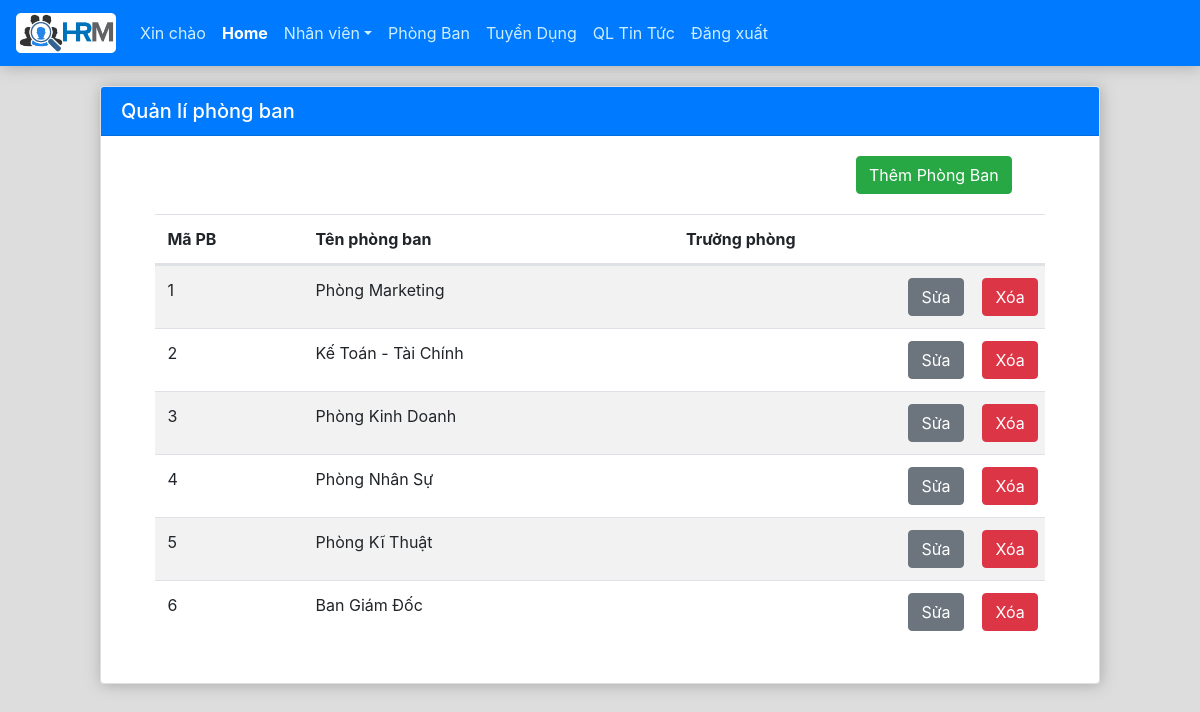
The page /view/quanliphongban.php (signed in) on the database as committed earlier.
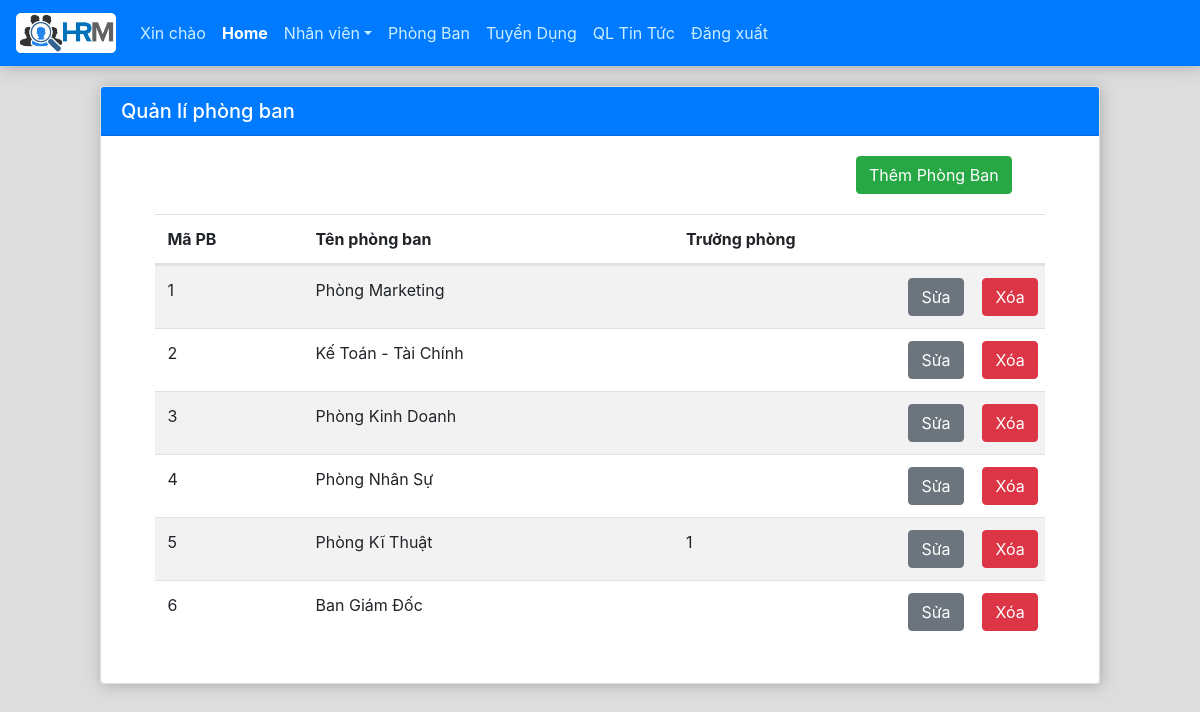
The same page on the database as committed later.
### tables this page shows
CREATE TABLE `phongban` (
  `MAPB` int(10) NOT NULL,
  `TenPB` varchar(50) NOT NULL,
  `trphg` int(10) DEFAULT NULL
);

### database/database.php (called while the page is built, shortened)
<?php
    class database
    {
        var $host = 'localhost';
        var $userdb = 'root';
        var $passworddb = '';
        var $database = 'hrm_web';
        var $conn = "";
        var $_sql = "";
        function __construct()
        {
            $this->conn = mysqli_connect($this->host,$this->userdb,$this->passworddb,$this->database) or die ('Cannot connect to server');
            mysqli_query($this->conn,"SET NAME 'UTF8'");
            mysqli_set_charset($this->conn,"utf8");
        }
        public function setQuery($sql)
        {
            $this->_sql = $sql;
        }
        public function countRows()
        {
            $query = mysqli_query($this->conn,$this->_sql);
            $result = mysqli_num_rows($query);
            return $result;
        }
        public function loadRowArray()
        {
            $query = mysqli_query($this->conn,$this->_sql);
            return $row = mysqli_fetch_all($query);
        }
    }
?>

### controller/c_phongban.php (called while the page is built, shortened)
<?php
    include("../model/m_phongban.php");
    class phongban_controller
    {
                ?>
                    <?php
        public function showPhongBan()
        {
            $truyvan = new truyvanphongban();
            $truyvan->selectAll();
            return $truyvan->row;
        }
    }
?>

### model/m_phongban.php (called while the page is built, shortened)
<?php
    include("../database/database.php");
    class truyvanphongban extends database
    {
        public function selectAll() {
            $sql = "SELECT * FROM `phongban`";
            $this->row = $this->loadRowArray();
            $this->num_rows = $this->countRows();
        }
    }
?>

### view/quanliphongban.php (the view, shortened to what this page needs)
<?php
    include("../controller/c_phongban.php");
    $phongban = new phongban_controller();
?>
<!DOCTYPE html>
<html lang="en">
<head>
    <link rel="stylesheet" href="fontawesome-free-5.5.0-web/css/all.css" type="text/css">
    <link rel="stylesheet" type="text/css" href="bootstrap/css/bootstrap.css">
    <link rel="stylesheet" type="text/css" href="css/home.css" />
    <link rel="stylesheet" href="css/quanliphongban.css" type="text/css">
</head>
<body conload="window.print();">
    <?php include("navbar.php");?>
    <div class="container-fluid">
            <?php
                $phongban->showMessage();
            ?>
        <div class="row justify-content-center">
            <div class="card card-quanliphongban">
                <h5 class="card-header bg-primary">
                    Quản lí phòng ban
                </h5>
                <div class="card-body">
                    <div class="row">
                        <button type="button" class="btn btn-success" id="btnThemPB">Thêm
                            Phòng Ban</button>
                    </div>
                    <div class="row div-phongban">
                        <table id="table-phongban" class="table table-striped">
                            <thead>
                                <tr class="d-flex">
                                    <th class="col-2">Mã PB</th>
                                    <th class="col-5">Tên phòng ban</th>
                                    <th class="col-3">Trưởng phòng</th>
                                    <th class="col-2"></th>
                                </tr>
                            </thead>
                            <tbody>
                                <?php
                                    $row = $phongban->showPhongBan();
                                    foreach($row as $value)
                                    {
                                        ?>
                                        <tr class="d-flex">
                                            <td class="col-2"><?php echo $value['0']; $id=$value['0'];?></td>
                                            <td class="col-5"><?php echo $value['1']?></td>
                                            <td class="col-3"><?php echo $value['2']?></td>
                                            <td class="col-1">
                                                <button type="button" class="btn btn-secondary" data-toggle="modal" data-target="#modal<?php echo $value['0'];?>">Sửa</button>
                                            </td>
                                            <form action="" method="POST" onsubmit="return confirm('Bạn thật sự muốn xóa phòng ban này?');">
                                            <td class="col-1">
                                                <button type="submit" class="btn btn-danger" name="btnXoaPhongBan">Xóa</button>
                                            </td>
                                            </form>
                                        </tr>
                                        <?php
                                    }
                                ?>
                            </tbody>
                        </table>
                    </div>
                </div>
            </div>
        </div>
    </div>
    </body>
</html>

Rows that differ between the two databases and show on the page:
changed phongban "Phòng Kĩ Thuật": trphg (not shown) → "1"
